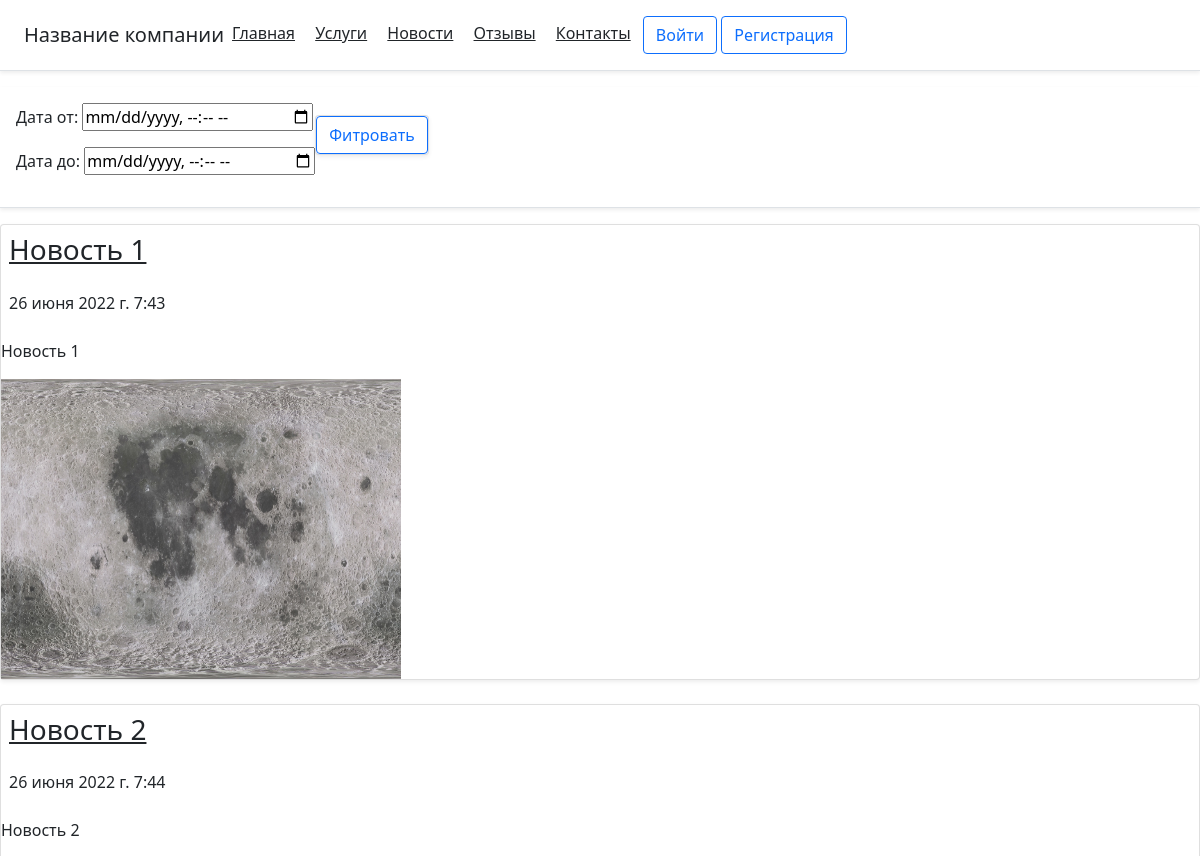
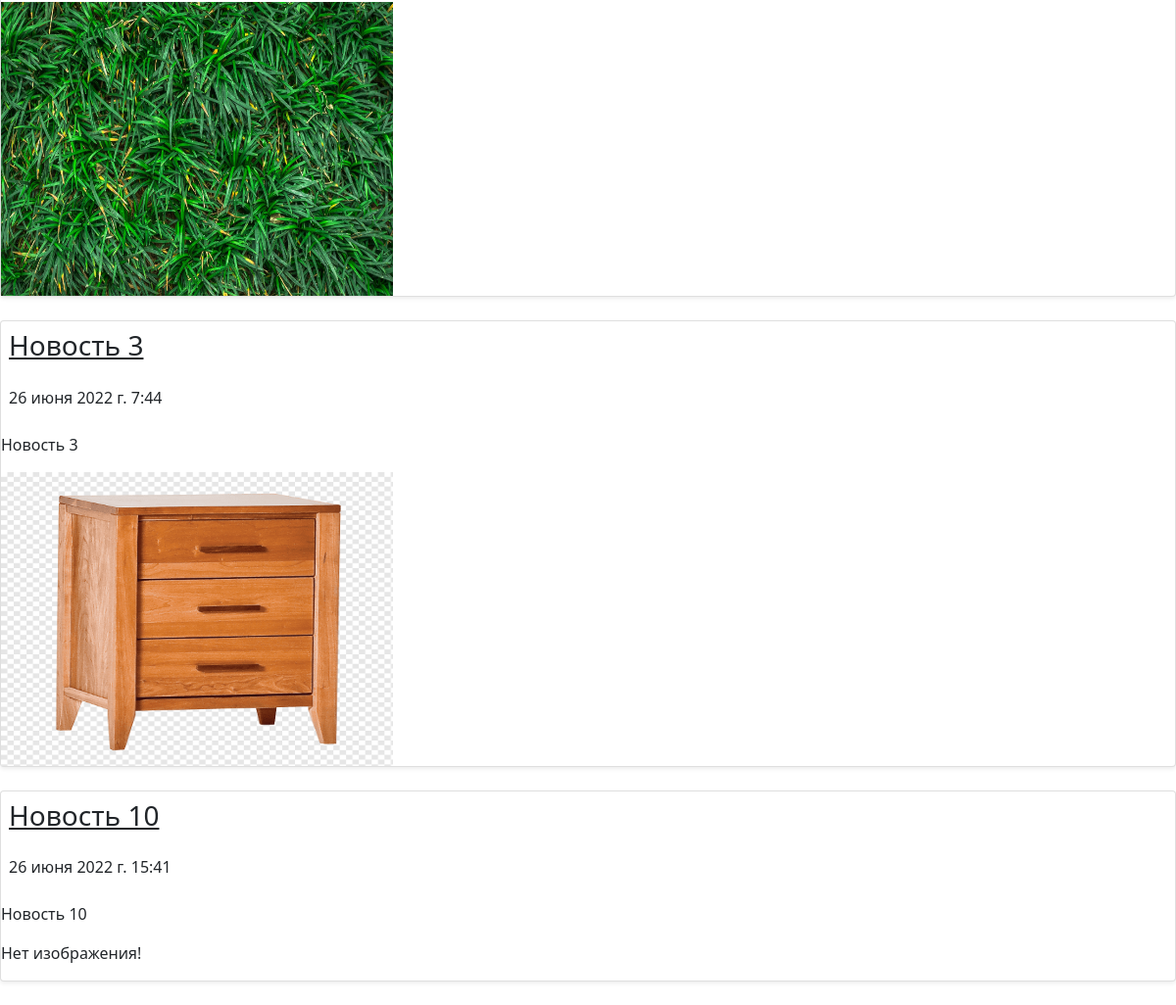
Page /news/ on the committed database (2 pictures, top to bottom).
### main/models.py (models this page shows, shortened)
class modelNews(models.Model):
    title = models.CharField('Название', max_length=20)
    description  =  models.CharField('Краткое описание', max_length=20)
    content = models.TextField('Описание', blank=True)
    image = models.ImageField('Изображение', null=True, blank=True,upload_to='imagesNews')
    time_create = models.DateTimeField('Дата новости', auto_now_add=True)
    slug = models.SlugField('URL', unique=True, db_index=True, max_length=255)
    def get_absolute_url(self):
        return reverse('newsInfo', kwargs={'post_slug': self.slug})
    class Meta:
        verbose_name = 'Новость'
        verbose_name_plural = 'Новости'

### main/views.py (the view)
# urls.py: path('news/', views.news),
def news(request):
    _news = modelNews.objects.all()
    return render(request, 'main/news.html', {'news': _news})

### main/templates/main/news.html (shortened to what this page needs)
<!DOCTYPE HTML>
<html lang="ru">
<head>
    <link rel="stylesheet" href="https://stackpath.bootstrapcdn.com/bootstrap/5.0.0-alpha1/css/bootstrap.min.css">
</head>
<body>
      <div class="d-flex flex-column flex-md-row align-items-center p-3 px-md-4 mb-3 bg-white border-bottom shadow-sm">
          <h5 class="my-0 mr-md-auto font-weight-normal">Название компании</h5>
          <nav class="my-2 my-md-0 mr-md-3">
                <a class="p-2 text-dark" href="/">Главная</a>
                <a class="p-2 text-dark" href="/services">Услуги</a>
                <a class="p-2 text-dark" href="/news">Новости</a>
                <a class="p-2 text-dark" href="/reviews">Отзывы</a>
                <a class="p-2 text-dark" href="/contacts">Контакты</a>
				<a class="btn btn-outline-primary" href="#">Войти</a>
				<a class="btn btn-outline-primary" href="#">Регистрация</a>
          </nav>
    </div>
	<div class="d-flex flex-column flex-md-row align-items-center p-3 px-md-10 mb-3 bg-white border-bottom shadow-sm">
		<div>
			<p>
				<label for="localdate">Дата от: </label>
				<input type="datetime-local" id="localdate" name="start_date"/ value="{{start_date|date:"d/m/Y"}}">
			</p>
			<p>
				<label for="localdate">Дата до: </label>
				<input type="datetime-local" id="localdate" name="end_date"/ value="{{end_date|date:"d/m/Y"}}">
			</p>
		</div>
		<div>
			<div class="card mb-4 shadow-sm">
				<a class="btn btn-outline-primary" href="/news">Фитровать</a>
			</div>
		</div>
	</div>
	{% if news %}
			{% for el in news %}
				<div class="card mb-4 shadow-sm">
					<a class="p-2 text-dark" href="{{el.get_absolute_url}}"><h3>{{el.title}}</h3></a>
					<p class="p-2 text-dark">{{el.time_create}}</p>
					<p >{{el.description}}</p>
					{% if el.image %}
						<img src="{{ el.image.url }}" width="400" height="300">
					{% else %}
						<p> Нет изображения! </p>
					{% endif %}
				</div>
			{% endfor %}
		{% else %}
			Новых новостей нет
	{% endif %}
</body>
</html>

### rows in the picture
modelNews: title "Новость 1", time_create "26 июня 2022 г. 7:43", description "Новость 1", image (picture)
modelNews: title "Новость 2", time_create "26 июня 2022 г. 7:44", description "Новость 2", image (picture)
modelNews: title "Новость 3", time_create "26 июня 2022 г. 7:44", description "Новость 3", image (picture)
modelNews: title "Новость 10", time_create "26 июня 2022 г. 15:41", description "Новость 10", image "Нет изображения!"
